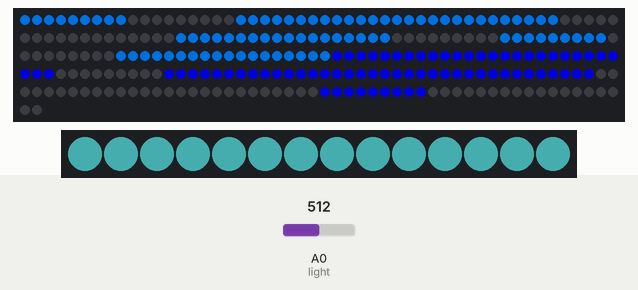
Simulated run of this sketch. Board: ESP8266 (NodeMCU). On the bench: 252 RGB LEDs in strip order, left to right, continuing on the next row, 14 RGB LEDs in strip order, left to right. The test bench sets the inputs (shaded band); at power-on: A0 (light) = 512. Dim RGB values are drawn brighter than linear; WiFi joins after 1.5 s; servers stay silent unless stated; network time is answered at once with the bench clock; the local clock reads 2024-03-15 10:24:30 at power-on unless the sketch sets it; what the sketch prints to the serial monitor is not drawn.

Above: at 1.6 s.

The sketch:

led_clock.ino
```cpp
#include <NTPClient.h>
#include <ESP8266WiFi.h>
#include <WiFiUdp.h>
#include "RTClib.h"
#include <Wire.h>
#include <Adafruit_NeoPixel.h>


RTC_DS3231 rtc;

DateTime now;

//Déclaration LED
#define LEDCLOCK_PIN 12 //d6
#define LEDDOWNLIGHT_PIN 14 //d5

#define LEDCLOCK_COUNT 252
#define LEDDOWNLIGHT_COUNT 14

Adafruit_NeoPixel stripClock(LEDCLOCK_COUNT, LEDCLOCK_PIN, NEO_GRB + NEO_KHZ800);
Adafruit_NeoPixel stripDownlighter(LEDDOWNLIGHT_COUNT, LEDDOWNLIGHT_PIN, NEO_GRB + NEO_KHZ800);

int clockMinuteColour = 26316; //1677
int clockHourColour = 204; //7712

int clockFaceBrightness = 0;


//Smoothing of the readings from the light sensor so it is not too twitchy
const int numReadings = 12;

int readings[numReadings];      // the readings from the analog input
int readIndex = 0;              // the index of the current reading
long total = 0;                  // the running total
long average = 0;                // the average


//Déclaration Wifi
const char *ssid     = "SSID";
const char *password = "SSID_Password";

char t[32];

const long utcOffsetInSeconds = 3600;

// Define NTP Client to get time
WiFiUDP ntpUDP;
NTPClient timeClient(ntpUDP, "3.fr.pool.ntp.org", utcOffsetInSeconds);

void setup(){

  Serial.begin(115200);
  Wire.begin();
  WiFi.begin(ssid, password);

  while ( WiFi.status() != WL_CONNECTED ) {
    delay ( 500 );
    Serial.print ( "." );
  }

  stripClock.begin();           // INITIALIZE NeoPixel stripClock object (REQUIRED)
  stripClock.show();            // Turn OFF all pixels ASAP
  stripClock.setBrightness(200); // Set inital BRIGHTNESS (max = 255)


  stripDownlighter.begin();           // INITIALIZE NeoPixel stripClock object (REQUIRED)
  stripDownlighter.show();            // Turn OFF all pixels ASAP
  stripDownlighter.setBrightness(50); // Set BRIGHTNESS (max = 255)

  //smoothing
    // initialize all the readings to 0:
  for (int thisReading = 0; thisReading < numReadings; thisReading++) {
    readings[thisReading] = 0;
  }

  timeClient.begin();
  rtc.begin();

  timeClient.update();
  rtc.adjust(DateTime(2020,00,00,timeClient.getHours(),timeClient.getMinutes(),timeClient.getSeconds()));
}

void loop() {
   now = rtc.now();

  if(now.hour() == 5) {
    rtc.adjust(DateTime(2020,00,00,timeClient.getHours(),timeClient.getMinutes(),timeClient.getSeconds()));
  }

  //Read the time


  //Display time on the matrice
  displayTheTime();

    //Record a reading from the light sensor and add it to the array
  readings[readIndex] = analogRead(A0); //get an average light level from previouse set of samples
  Serial.print("Light sensor value added to array = ");
  Serial.println(readings[readIndex]);
  readIndex = readIndex + 1; // advance to the next position in the array:

  // if we're at the end of the array move the index back around...
  if (readIndex >= numReadings) {
    // ...wrap around to the beginning:
    readIndex = 0;
  }

  //now work out the sum of all the values in the array
  int sumBrightness = 0;
  for (int i=0; i < numReadings; i++)
    {
        sumBrightness += readings[i];
    }
  Serial.print("Sum of the brightness array = ");
  Serial.println(sumBrightness);

  // and calculate the average:
  int lightSensorValue = sumBrightness / numReadings;
  Serial.print("Average light sensor value = ");
  Serial.println(lightSensorValue);


  //set the brightness based on ambiant light levels
  clockFaceBrightness = map(lightSensorValue,50, 1000, 200, 1);
  //stripClock.setBrightness(clockFaceBrightness); // Set brightness value of the LEDs
  Serial.print("Mapped brightness value = ");
  Serial.println(clockFaceBrightness);

  stripClock.show();

   //(red * 65536) + (green * 256) + blue ->for 32-bit merged colour value so 16777215 equals white
  stripDownlighter.fill(6750207, 0, LEDDOWNLIGHT_COUNT);
  stripDownlighter.show();

  delay(5000);   //this 5 second delay to slow things down during testing
}

//FONCTION

void displayTheTime(){

  stripClock.clear(); //clear the clock face

  int firstMinuteDigit = now.minute() % 10; //work out the value of the first digit and then display it
  displayNumber(firstMinuteDigit, 0, clockMinuteColour);

  int secondMinuteDigit = floor(now.minute() / 10); //work out the value for the second digit and then display it
  displayNumber(secondMinuteDigit, 63, clockMinuteColour);


    int firstHourDigit = now.hour()%10;
  if (now.hour() == 24){
    firstHourDigit = 0;
  }
  displayNumber(firstHourDigit, 126, clockHourColour);

  int secondHourDigit = floor(now.hour() / 10); //work out the value for the third digit and then display it
  if (secondHourDigit != 0){
    displayNumber(secondHourDigit, 189, clockHourColour);
  }
}


void displayNumber(int digitToDisplay, int offsetBy, int colourToUse){
    switch (digitToDisplay){
    case 0:
    digitZero(offsetBy,colourToUse);
      break;
    case 1:
      digitOne(offsetBy,colourToUse);
      break;
    case 2:
    digitTwo(offsetBy,colourToUse);
      break;
    case 3:
    digitThree(offsetBy,colourToUse);
      break;
    case 4:
    digitFour(offsetBy,colourToUse);
      break;
    case 5:
    digitFive(offsetBy,colourToUse);
      break;
    case 6:
    digitSix(offsetBy,colourToUse);
      break;
    case 7:
    digitSeven(offsetBy,colourToUse);
      break;
    case 8:
    digitEight(offsetBy,colourToUse);
      break;
    case 9:
    digitNine(offsetBy,colourToUse);
      break;
    default:
     break;
  }
}
```

digits.ino
```cpp
void digitZero(int offset, int colour){
    stripClock.fill(colour, (0 + offset), 27);
    stripClock.fill(colour, (36 + offset), 27);
}

void digitOne(int offset, int colour){
    stripClock.fill(colour, (0 + offset), 9);
    stripClock.fill(colour, (36 + offset), 9);
}

void digitTwo(int offset, int colour){
    stripClock.fill(colour, (0 + offset), 18);
    stripClock.fill(colour, (27 + offset), 9);
    stripClock.fill(colour, (45 + offset), 18);
}

void digitThree(int offset, int colour){
    stripClock.fill(colour, (0 + offset), 18);
    stripClock.fill(colour, (27 + offset), 27);
}

void digitFour(int offset, int colour){
    stripClock.fill(colour, (0 + offset), 9);
    stripClock.fill(colour, (18 + offset), 27);
}

void digitFive(int offset, int colour){
    stripClock.fill(colour, (9 + offset), 45);
}

void digitSix(int offset, int colour){
    stripClock.fill(colour, (9 + offset), 54);
}

void digitSeven(int offset, int colour){
    stripClock.fill(colour, (0 + offset), 18);
    stripClock.fill(colour, (36 + offset), 9);
}

void digitEight(int offset, int colour){
    stripClock.fill(colour, (0 + offset), 63);
}

void digitNine(int offset, int colour){
    stripClock.fill(colour, (0 + offset), 45);
}
```
